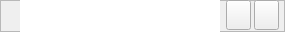
    <widget class="QFrame" name="func04">
     <property name="geometry">
      <rect>
       <x>0</x>
       <y>210</y>
       <width>285</width>
       <height>32</height>
      </rect>
     </property>
     <property name="frameShape">
      <enum>QFrame::StyledPanel</enum>
     </property>
     <property name="frameShadow">
      <enum>QFrame::Raised</enum>
     </property>
     <widget class="QLabel" name="funcColor4">
      <property name="geometry">
       <rect>
        <x>0</x>
        <y>0</y>
        <width>20</width>
        <height>32</height>
       </rect>
      </property>
      <property name="font">
       <font>
        <family>微軟正黑體</family>
        <pointsize>16</pointsize>
       </font>
      </property>
      <property name="text">
       <string/>
      </property>
      <property name="alignment">
       <set>Qt::AlignCenter</set>
      </property>
     </widget>
     <widget class="QTextEdit" name="funcText4">
      <property name="geometry">
       <rect>
        <x>20</x>
        <y>0</y>
        <width>200</width>
        <height>32</height>
       </rect>
      </property>
      <property name="font">
       <font>
        <family>Adobe Arabic</family>
        <pointsize>16</pointsize>
       </font>
      </property>
      <property name="frameShape">
       <enum>QFrame::NoFrame</enum>
      </property>
      <property name="frameShadow">
       <enum>QFrame::Plain</enum>
      </property>
      <property name="lineWidth">
       <number>2</number>
      </property>
      <property name="verticalScrollBarPolicy">
       <enum>Qt::ScrollBarAlwaysOff</enum>
      </property>
      <property name="horizontalScrollBarPolicy">
       <enum>Qt::ScrollBarAlwaysOff</enum>
      </property>
      <property name="lineWrapMode">
       <enum>QTextEdit::NoWrap</enum>
      </property>
     </widget>
     <widget class="QPushButton" name="delete4">
      <property name="geometry">
       <rect>
        <x>254</x>
        <y>0</y>
        <width>25</width>
        <height>30</height>
       </rect>
      </property>
      <property name="focusPolicy">
       <enum>Qt::NoFocus</enum>
      </property>
      <property name="text">
       <string/>
      </property>
      <property name="icon">
       <iconset resource="res.qrc">
        <normaloff>:/delete.ico</normaloff>:/delete.ico</iconset>
      </property>
     </widget>
     <widget class="QPushButton" name="hide4">
      <property name="enabled">
       <bool>true</bool>
      </property>
      <property name="geometry">
       <rect>
        <x>226</x>
        <y>0</y>
        <width>25</width>
        <height>30</height>
       </rect>
      </property>
      <property name="focusPolicy">
       <enum>Qt::NoFocus</enum>
      </property>
      <property name="text">
       <string/>
      </property>
      <property name="icon">
       <iconset resource="res.qrc">
        <normaloff>:/eye.ico</normaloff>:/eye.ico</iconset>
      </property>
      <property name="checkable">
       <bool>false</bool>
      </property>
     </widget>
    </widget>
